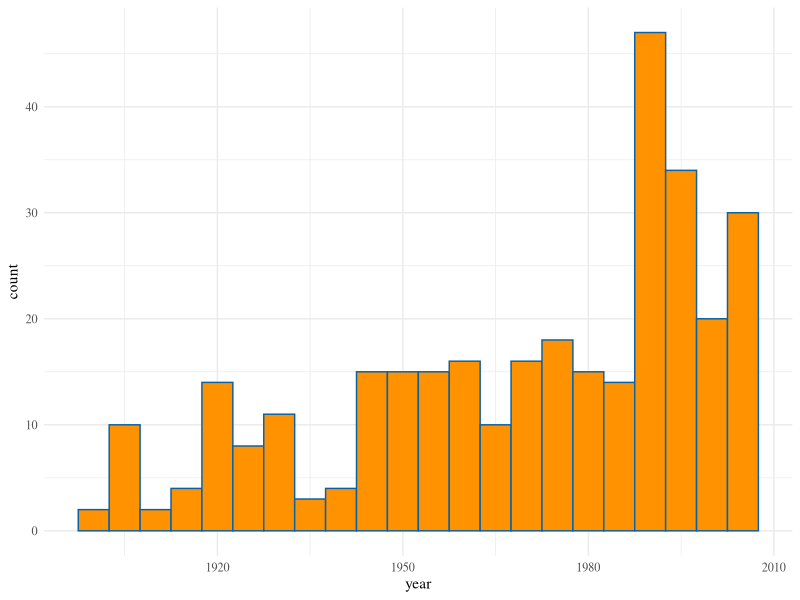

Generate this figure with R: (Note: a time limit stopped this script after it produced the figure.)
## ---- chunk 1
# Set up options for knitting code, without including any output at all in the
# knitted file
library(knitr)
opts_chunk$set(size="small",cache=TRUE, autodep=TRUE, fig.align='center', fig.width=6, fig.height=4)
library(tidyverse)
theme_set(theme_minimal(base_family="Times"))
green = '#00AF64'
blue = '#0B61A4'
red = '#FF4900'
orange = '#FF9200'
require(xtable)
options(xtable.comment=FALSE)
## ---- chunk 2
# Load necessary packages
library(mgcv)
# Load the data
navc <- read.csv("navc.csv")
# Function to report a number as a percentage to so many significant digits
percentage <- function(x,digits=3) { signif(100*x,digits=digits) }
## ---- chunk 3
ggplot(navc, aes(year)) + geom_histogram(binwidth = 5,color=blue,fill=orange)
## ---- chunk 4
summary(navc$duration)
## ---- chunk 5
# Loose standard for success:
navc$loose <- ifelse(navc$outcome>0,1,0)
# Strict standard for success:
navc$strict <- ifelse(navc$outcome<1,0,1)
# Pick one of them, but give it a new name, so the rest of the code would
# not have to change if we wanted to go the other way
navc$target <- navc$loose
## ---- chunk 6
mdl.base <- gam(target ~ nonviol*viol.repress + sanctions + aid + support
                + defect + s(year) + s(duration)
                + s(democracy) + s(democracy,by=nonviol),
                data=navc, family="binomial", na.action=na.exclude)
## ---- chunk 7
mdl.log <- gam(update(formula(mdl.base), . ~ .-s(duration)+s(log10(duration))),
               data=navc,family="binomial", na.action=na.exclude)
## ---- chunk 8
# Having estimated the model, we need to do a bunch of bootstrapping

# Resampling functions from the notes
resample <- function(x) { sample(x,size=length(x),replace=TRUE) }
resample.data.frame <- function(data) { data[resample(1:nrow(data)),] }

# For the sake of the extra stuff (see appendix), I want to write my own code

# Estimate a GAM on a data frame
# Inputs: data frame, formula for the model
# Output: a gam object
gam.estimator <- function(data, form=formula(mdl.log)) {
    return(gam(formula=form,data=data,family="binomial"))
}

# Extract the parametric coefficients from a semi-parametric model
# Inputs: the model
# Output: the vector of parametric coefficients
# Presumes: the summary method for the model class returns something with a
  # p.coef component
param.extractor <- function(mdl) {
    return(summary(mdl)$p.coef)
}
## ---- chunk 9
# Slight modification of the code from the notes: rather than doing the
# bootstrapping in here (and so re-doing it for every set of CIs), pass in
# a list of bootstrapped models, and then the function to extract the
# desired parameter, curve, etc.
bootstrap.cis <- function(rboot.mdls, extractor, main.mdl, level, ...) {
    alpha=1-level
    # Here we grab the statistic we want.
    rboot.extracts <- sapply(rboot.mdls, extractor, ...)
    t.hat <- extractor(main.mdl, ...) # grab it on the real data
    # note the use of apply below
    lo.quantiles <- apply(rboot.extracts,1,quantile,probs=alpha/2)
    hi.quantiles <- apply(rboot.extracts,1,quantile,probs=1-alpha/2)
    hi.limits <- 2*t.hat - lo.quantiles
    lo.limits <- 2*t.hat - hi.quantiles
    return(data.frame(lo=lo.limits,est=t.hat,hi=hi.limits))
}
## ---- chunk 10
# Create a big long list GAMs fit to resampled data
  # simplify=FALSE to force replicate() to return a list
boot.gams <- replicate(100, gam.estimator(resample.data.frame(navc)),
                       simplify=FALSE)
## ---- chunk 11
# Create confidence sets: one for the parametric terms, and then one each
# for the smooth partial response functions
parametric.term.CIs <- bootstrap.cis(rboot.mdls=boot.gams,
                                     extractor=param.extractor,
                                     main.mdl=mdl.log,
                                     level=0.95)
## ---- chunk 12
p.coefs <- summary(mdl.log)$p.coef
kable(parametric.term.CIs,caption="Table 1: Point estimates and 95% confidence intervals for the model's parametric terms based on the bootstrap replications.", digits=2)
## ---- chunk 13
par(las=1,bty='n', mar=c(5,4,0,0))
plot(mdl.log, pages=1, se=2,las=1,bty='n',shade=TRUE)
## ---- chunk 14
# Grid for plotting the smoother against democracy (like plot(gam.mdl), but I want
# to add 2 of them and don't know how to get it out.
democracy.nonviol.grid <- data.frame(nonviol=1,viol.repress=0,sanctions=0,aid=0,
                             support=0,defect=0,year=1950,
                             democracy=seq(from=-10,to=10,length.out=50),
                             duration=100)

# Report the sum of selected terms as model's swept over a grid
# Inputs: fitted model, vector of term names, a particular grid (not list)
# Outputs: vector of summed prediction terms along the grid
# Presumes: term names actually exist in the model
sum.smooth.extractor <- function(mdl, terms, grid) {
    all.terms <- predict(mdl, newdata=grid, type="terms")
    our.terms <- all.terms[,terms]
    return(rowSums(our.terms))
}
democracy.nonviol.grid$demonv.curve <- sum.smooth.extractor(mdl.log,
                    terms=c("nonviol","s(democracy)","s(democracy):nonviol"),
                    grid=democracy.nonviol.grid)
ggplot(democracy.nonviol.grid, aes(democracy,demonv.curve)) + geom_line()+
  xlab("Democracy")+ ylab("Effects of non-violent movements")
## ---- chunk 15
in.sample.preds <- round(fitted(mdl.log))
in.sample.confusion <- table(in.sample.preds, navc$target,
                             dnn=c("prediction","data"))
in.sample.err.rate <- 1-sum(diag(in.sample.confusion))/sum(in.sample.confusion)
## ---- chunk 16
# Code for cross-validated classification error rates
# From Lecture 12

cv.mdl <- function(data, formulae, fit.function = lm, family=gaussian, nfolds = 5) {
  data <- na.omit(data)
  formulae <- sapply(formulae, as.formula)
  responses <- sapply(formulae, function(form) all.vars(form)[1])
  names(responses) <- as.character(formulae)
  n <- nrow(data)
  fold.labels <- sample(rep(1:nfolds, length.out = n))
  mses <- matrix(NA, nrow = nfolds, ncol = length(formulae))
  colnames <- as.character(formulae)
  for (fold in 1:nfolds) {
    test.rows <- which(fold.labels == fold)
    train <- data[-test.rows, ]
    test <- data[test.rows, ]
    for (form in 1:length(formulae)) {
      current.model <- fit.function(formula = formulae[[form]], data = train, 
                                    family=family) #change here
      predictions <- predict(current.model, newdata = test, type='response') # change here
      test.responses <- test[, responses[form]]
      test.errors <- test.responses - predictions
      mses[fold, form] <- mean(test.errors^2)
    }
  }
  return(colMeans(mses))
}
## ---- chunk 17
misclass.5fold <- cv.mdl(navc,formulae=c("target~1",formula(mdl.log)),fit.function = gam,
                         family=binomial)
## ---- chunk 18
# Code from Lecture 12
binary_calibration_plot <- function(y, model, breaks = 0:10/10, 
                                    point.color='blue', line.color='red') {
  fitted.probs = predict(model, type="response")
  ind = cut(fitted.probs, breaks)
  freq = tapply(y, ind, mean)
  ave.prob = tapply(fitted.probs, ind, mean)
  se = sqrt(ave.prob*(1-ave.prob)/table(ind))
  df = data.frame(freq, ave.prob, se)
  g <- ggplot(df, aes(ave.prob,freq)) + geom_point(color=point.color) + 
    geom_abline(slope = 1, intercept = 0,color=line.color) +
    ylab("observed frequency") + xlab("average predicted probability") +
    geom_errorbar(ymin=ave.prob-1.96*se, ymax=ave.prob+1.96*se) +
    ylim(0,1)+xlim(0,1) + 
    geom_rug(aes(x=fitted.probs,y=fitted.probs),data.frame(fitted.probs),sides='b')
  return(g)  
}

## ---- chunk 19
binary_calibration_plot(navc$target, mdl.log, point.color = blue, line.color = red)
## ---- chunk 20
resid.df = select(navc, c(year,democracy,duration))
resid.df$fitted = fitted(mdl.log)
resid.df$residuals = residuals(mdl.log, type='pearson')
resid.df %>% gather(key='key',value='value',-residuals) %>%
  ggplot(aes(value,residuals)) + geom_point(color=blue) + geom_smooth(color=red) +
  ylab("Pearson residuals") + facet_wrap(~key,scales='free_x')
## ---- chunk 21
# Report the value of a prediction term as model's swept over a grid
# Inputs: fitted model, variable name, a list of grids
# Outputs: vector of prediction terms along the grid
# Presumes: list of grids shares names with the terms in the model
smooth.extractor <- function(mdl,var,grids) {
      predict(mdl,newdata=grids[[var]],type="terms")[,var]
}


# Report the sum of selected terms as model's swept over a grid
# Inputs: fitted model, vector of term names, a particular grid (not list)
# Outputs: vector of summed prediction terms along the grid
# Presumes: term names actually exist in the model
sum.smooth.extractor <- function(mdl, terms, grid) {
    all.terms <- predict(mdl, newdata=grid, type="terms")
    our.terms <- all.terms[,terms]
    return(rowSums(our.terms))
}


# Create a short list of grids for plotting
year.grid <- data.frame(nonviol=0,viol.repress=0,sanctions=0,aid=0,support=0,
                        defect=0,year=1900:2010,democracy=0,duration=100)
duration.grid <- data.frame(nonviol=0,viol.repress=0,sanctions=0,aid=0,
                            support=0,defect=0,year=1950,democracy=0,
                            duration=10^seq(from=0,to=4.3,length.out=50))
democracy.grid <- data.frame(nonviol=0,viol.repress=0,sanctions=0,aid=0,
                             support=0,defect=0,year=1950,
                             democracy=seq(from=-10,to=10,length.out=50),
                             duration=100)
# We'll also need a grid for the interaction of democracy and nonviolence
democracy.nonviol.grid <- democracy.grid
democracy.nonviol.grid$nonviol <- 1
grids <- list(year.grid,duration.grid,democracy.grid,democracy.nonviol.grid)
# Name the elements of the list to match the model terms
names(grids) <- c("s(year)","s(log10(duration))","s(democracy)",
                  "s(democracy):nonviol")

# Check: do we get the right partial response function?
  # This plot not included in the report --- run these lines manually
plot(mdl.log,select=1,se=FALSE)   # What mgcv plots for the year
points(year.grid$year, smooth.extractor(mdl.log,var="s(year)",grids=grids))
# Success!
## ---- chunk 22
year.confband <- bootstrap.cis(rboot.mdls=boot.gams,
                               extractor=smooth.extractor,
                               main.mdl=mdl.log,
                               level=0.95,
                               var="s(year)",
                               grids=grids)
duration.confband <- bootstrap.cis(rboot.mdls=boot.gams,
                                   extractor=smooth.extractor,
                                   main.mdl=mdl.log,
                                   level=0.95,
                                   var="s(log10(duration))",
                                   grids=grids)
democracy.confband <- bootstrap.cis(rboot.mdls=boot.gams,
                                    extractor=smooth.extractor,
                                    main.mdl=mdl.log,
                                    level=0.95,
                                    var="s(democracy)",
                                    grids=grids)
democracy.nonviol.confband <- bootstrap.cis(rboot.mdls=boot.gams,
                               extractor=smooth.extractor,
                               main.mdl=mdl.log,
                               level=0.95,
                               var="s(democracy):nonviol",
                               grids=grids)

demonv.sum.confband <- bootstrap.cis(rboot.mdls=boot.gams,
                                     extractor=sum.smooth.extractor,
                                     main.mdl=mdl.log,
                                     level=0.95,
                                     terms=c("nonviol","s(democracy)",
                                         "s(democracy):nonviol"),
                                     grid=democracy.nonviol.grid)

# Plotting function for confidence bands
  # Designed to imitate the look of plot.gam()
# Inputs: confidence band object (confband), name of the variable to plot
  # against (var), name of the model term to plot (term), list of grids to take
  # predictor values from (grid.list), data frame to take rug values from
  # (data)
# Output: NULL, invisibly
# Presumes: confband is a list or data frame with components named est, lo and
  # hi
# Presumes: min() and max() work on confband
# Presumes: variable and term names are all coordinated across grid.list, its
  # grids, and the data
plot.confband <- function(confband, var, term=paste("s(",var,")",sep=""),
                          grid.list=grids, data=navc, ...) {
    x <- grid.list[[term]][,var]
    plot(x,y=confband$est, xlab=var, ylim=c(min(confband),max(confband)),
         type="l",ylab=term,las=1,bty='n',...)
    lines(x,y=confband$lo, lty="dashed")
    lines(x,y=confband$hi, lty="dashed")
    rug(data[,var],side=1)
    invisible(NULL)
}
## ---- chunk 23
par(mfrow=c(3,2), mar=c(5,3,0,0), las=1)
plot.confband(year.confband,var="year")
plot.confband(democracy.confband,var="democracy")
plot.confband(democracy.nonviol.confband,term="s(democracy):nonviol",
              var="democracy")
plot.confband(duration.confband,grids,var="duration",term="s(log10(duration))",
              log="x")
plot.confband(demonv.sum.confband,term="s(democracy):nonviol",var="democracy")
## ---- chunk 24
# Alternative, model-based bootstrap

# Create a new data frame with responses drawn at random from a fitted model
# Inputs: model, data frame
# Presumes: model's response is a binary probability
# Presumes: data frame has columns for all required predictor variables
sim.gam <- function(mdl, data=mdl$data) {
    predicted.probs <- predict(mdl, newdata=data, type="response")
    na.rows <- which(is.na(predicted.probs))
    new.responses <- rbinom(n=length(predicted.probs)-length(na.rows), size=1,
                            prob=predicted.probs[-na.rows])
    response.name <- function(formula) { all.vars(formula)[1] }
    data[-na.rows,response.name(formula(mdl))] <- new.responses
    return(data)
}
## ---- chunk 25
# Create a big long list GAMs fit to simulated data
  # simplify=FALSE to force replicate to return a list
boot.gams.sim <- replicate(200, gam.estimator(sim.gam(mdl.log,navc)),
                           simplify=FALSE)
## ---- chunk 26
parametric.term.CIs.sim <- bootstrap.cis(rboot.mdls=boot.gams.sim,
                                     extractor=param.extractor,
                                     main.mdl=mdl.log,
                                     level=0.95)
year.confband.sim <- bootstrap.cis(rboot.mdls=boot.gams.sim,
                               extractor=smooth.extractor,
                               main.mdl=mdl.log,
                               level=0.95,
                               var="s(year)",
                               grids=grids)
duration.confband.sim <- bootstrap.cis(rboot.mdls=boot.gams.sim,
                                   extractor=smooth.extractor,
                                   main.mdl=mdl.log,
                                   level=0.95,
                                   var="s(log10(duration))",
                                   grids=grids)
democracy.confband.sim <- bootstrap.cis(rboot.mdls=boot.gams.sim,
                                    extractor=smooth.extractor,
                                    main.mdl=mdl.log,
                                    level=0.95,
                                    var="s(democracy)",
                                    grids=grids)
democracy.nonviol.confband.sim <- bootstrap.cis(rboot.mdls=boot.gams.sim,
                               extractor=smooth.extractor,
                               main.mdl=mdl.log,
                               level=0.95,
                               var="s(democracy):nonviol",
                               grids=grids)
demonv.sum.confband.sim <- bootstrap.cis(rboot.mdls=boot.gams.sim,
                                     extractor=sum.smooth.extractor,
                                     main.mdl=mdl.log,
                                     level=0.95,
                                     terms=c("nonviol","s(democracy)",
                                         "s(democracy):nonviol"),
                                     grid=democracy.nonviol.grid)

## ---- chunk 27
kable(parametric.term.CIs,caption="Table 2: Point estimates and 95% confidence intervals for the model's parametric terms based on the model-based bootstrap replications.", digits=3)
